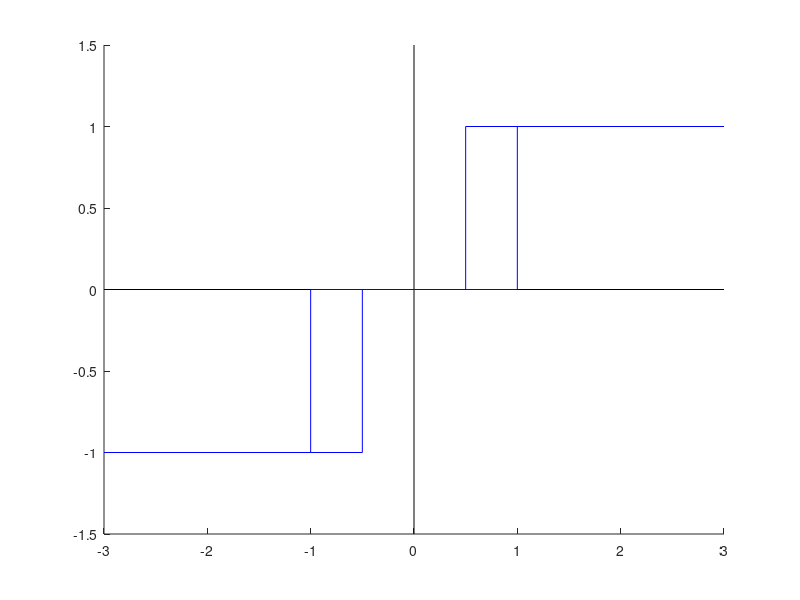

This figure's MATLAB source:
function histereza2()
    hold on;
    plot([-3 3], [0 0], '-k');
    plot([0 0], [-1.5 1.5], '-k');
    plot([-3 -1 -1 -0.5 -0.5 0.5 0.5 1 1 3], [-1 -1 -1 -1 0 0 0 0 1 1], '-b');
    plot([-3 -1 -1 -0.5 -0.5 0.5 0.5 1 1 3], [-1 -1 0 0 0 0 1 1 1 1], '-b');
end

